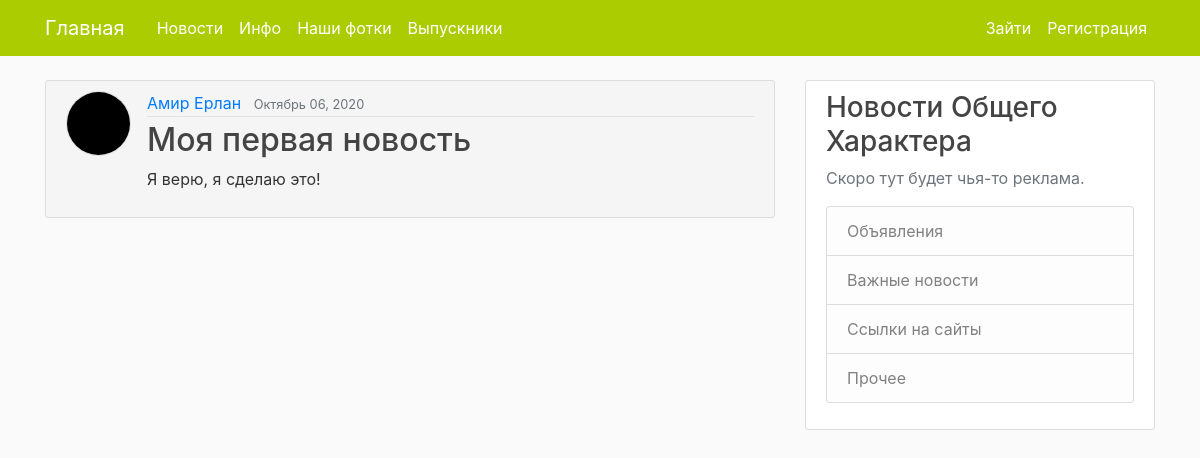
The app's page /post/1/ with its own data.
### BlogApp/models.py (models this page shows, shortened)
class Post(models.Model):
    title = models.CharField('Заголовок', max_length=100)
    content = models.TextField('Содержание')
    date_posted = models.DateTimeField(default=timezone.now)
    author = models.ForeignKey(User, on_delete=models.CASCADE)

### users/models.py (models this page shows, shortened)
class Profile(models.Model):
    user = models.OneToOneField(User, on_delete=models.CASCADE)
    image = models.ImageField(default="default.jpg", upload_to="profile_pics")
    nickname = models.CharField(max_length=100, null=True, blank=True)
    birthday = models.DateField(null=True, blank=True)
    cap = models.BooleanField(null=True, blank=True)
    left = models.IntegerField(null=True, blank=True)
    upper = models.IntegerField(null=True, blank=True)
    right = models.IntegerField(null=True, blank=True)
    lower = models.IntegerField(null=True, blank=True)

### BlogApp/views.py (the view, shortened to what this page needs)
# urls.py: path('post/<int:pk>/', PostDetailView.as_view(), name= "post-detail"),
class PostDetailView(DetailView):
    model = Post
    def get_context_data(self, **kwargs):
        context = super(PostDetailView, self).get_context_data(**kwargs)
        context['comments'] = CommentsOnPost.objects.all().filter(post=Post.objects.get(id=self.kwargs.get('pk'))).order_by('date_added')
        return context

### users/templatetags/name_filter.py (called while the page is built)
@register.filter(name='cutter')
@stringfilter
def cutter(value):
    return value.replace('_', ' ')

### BlogApp/templates/BlogApp/post_detail.html (shortened to what this page needs)
{% extends "BlogApp/base.html" %}
{% load static %}
{% load name_filter %}
{% block content %}
    <article class="media content-section" style="background-color:#f5f5f5;">
        <img class="rounded-circle article-img" src="{{ object.author.profile.image.url }}" style="border:solid #dddddd 1px;">
      <div class="media-body">
        <div class="article-metadata">
          <a class="mr-2" href="{% url 'user-posts' object.author.username %}">{{ object.author|cutter }}</a>
          <small class="text-muted">{{ object.date_posted|date:"F d, Y" }}</small>
        </div>
        <h2 class="article-title">{{ object.title }}</h2>
        <p class="article-content">{{ object.content }}</p>
      </div>
    </article>
{% endblock content %}

### BlogApp/static/BlogApp/main.css (style rules this page uses)
body { background: #fafafa; color: #333333; margin-top: 5rem; }
h1, h2, h3, h4, h5, h6 { color: #444444; }
.content-section { background: #ffffff; padding: 10px 20px; border: 1px solid #dddddd; border-radius: 3px; margin-bottom: 20px; }
.article-title { color: #444444; }
.article-content { white-space: pre-line; }
.article-img { height: 65px; width: 65px; margin-right: 16px; }
.article-metadata { padding-bottom: 1px; margin-bottom: 4px; border-bottom: 1px solid #e3e3e3 }

### records on screen
Post: author.profile.image (picture), author "Амир Ерлан", date_posted "Октябрь 06, 2020", title "Моя первая новость", content "Я верю, я сделаю это!"
